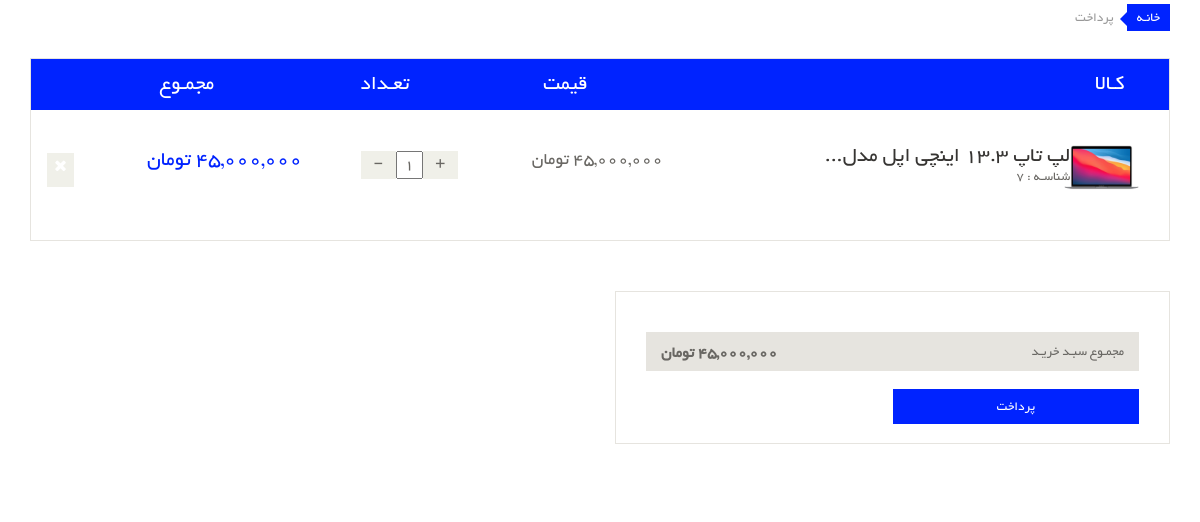
Page /user/user-basket (signed in) on the committed database.
### order_module/models.py (models this page shows, shortened)
class OrderDetail(models.Model):
    product = models.ForeignKey(Product, on_delete=models.CASCADE, verbose_name='محصول')
    order = models.ForeignKey(Order, on_delete=models.CASCADE, verbose_name='سبد خرید')
    final_price = models.IntegerField(null=True, blank=True, verbose_name='قیمت نهایی تک محصول')
    count = models.IntegerField(verbose_name='تعداد')
    class Meta:
        verbose_name = 'جزئیات سبد خرید'
        verbose_name_plural = 'لیست جزئیات سبد های خرید '

### product_module/models.py (models this page shows, shortened)
class Product(models.Model):
    title = models.CharField(max_length=300, verbose_name='نام محصول')
    category = models.ManyToManyField(ProductCategory, related_name='product_categories', verbose_name='دسته بندی ها')
    image = models.ImageField(upload_to='images/products', null=True, blank=True, verbose_name='تصویر محصول')
    brand = models.ForeignKey(ProductBrand, on_delete=models.CASCADE, verbose_name='برند', null=True, blank=True)
    price = models.IntegerField(verbose_name='قیمت')
    short_description = models.CharField(max_length=360, db_index=True, null=True, verbose_name='توضیحات کوتاه')
    description = models.TextField(verbose_name='توضیحات اصلی', db_index=True)
    slug = models.SlugField(default="", null=False, db_index=True, blank=True, max_length=200, unique=True,
                            verbose_name='عنوان در url')
    is_active = models.BooleanField(default=False, verbose_name='فعال / غیرفعال')
    is_delete = models.BooleanField(verbose_name='حذف شده / نشده')
    class Meta:
        verbose_name = 'محصول'
        verbose_name_plural = 'محصولات'

### user_panel_module/views.py (the view)
# urls.py: path('user-basket', views.user_basket, name='user_basket_page'),
@login_required
def user_basket(request: HttpRequest):
    current_order, created = Order.objects.prefetch_related('orderdetail_set').get_or_create(user_id=request.user.id,
                                                                                             is_paid=False)
    total_amount = 0
    for order_detail in current_order.orderdetail_set.all():
        total_amount += order_detail.product.price * order_detail.count
    context = {
        'order': current_order,
        'sum': total_amount
    }
    return render(request, 'user_panel_module/user_basket_page.html', context)

### polls/templatetags/poll_extras.py (called while the page is built)
@register.filter(name='three_digits_currency')
def three_digits_currency(value: int):
    try:
        value = int(value)
        return '{:,}'.format(value) + ' ' + 'تومان'
    except (TypeError, ValueError):
        return 'Invalid value'

@register.simple_tag
def multiply(quantity, price, *args, **kwargs):
    return three_digits_currency(quantity * price)

### user_panel_module/templates/user_panel_module/user_basket_page.html (shortened to what this page needs)
{% extends 'shared/_layout.html' %}
{% load poll_extras %}
{% block content %}
    <div id="order-detail-content">
        {% include 'user_panel_module/user_basket_content.html' %}
    </div>
{% endblock %}

### user_panel_module/templates/user_panel_module/user_basket_content.html (shortened to what this page needs)
{% load poll_extras %}
{% if order.orderdetail_set.all %}
    <section id="cart_items">
        <div class="container">
            <div class="breadcrumbs">
                <ol class="breadcrumb">
                    <li><a href="#">خانـه</a></li>
                    <li class="active">پرداخت</li>
                </ol>
            </div>
            <div class="table-responsive cart_info">
                <table class="table table-condensed">
                    <thead>
                    <tr class="cart_menu">
                        <td class="image">کـالا</td>
                        <td class="description"></td>
                        <td class="price">قیمت</td>
                        <td class="quantity">تعـداد</td>
                        <td class="total">مجمـوع</td>
                        <td></td>
                    </tr>
                    </thead>
                    <tbody>
                    {% for detail in order.orderdetail_set.all %}
                        <tr>
                            <td class="cart_product">
                                <a href=""><img src="{{ detail.product.image.url }}" width="75" alt=""></a>
                            </td>
                            <td class="cart_description">
                                <h4><a href="" class="one-line-text">{{ detail.product.title }}</a></h4>
                                <p>شناسـه : {{ detail.product.id }}</p>
                            </td>
                            <td class="cart_price">
                                <p>{{ detail.product.price|three_digits_currency }}</p>
                            </td>
                            <td class="cart_quantity">
                                <div class="cart_quantity_button">
                                    <a class="cart_quantity_up cursor-pointer"
                                       onclick="changeOrderDetailCount({{ detail.id }},'increase')"> + </a>
                                    <input class="cart_quantity_input" type="text" name="quantity"
                                           value="{{ detail.count }}"
                                           autocomplete="off" size="2">
                                    <a class="cart_quantity_down cursor-pointer"
                                       onclick="changeOrderDetailCount({{ detail.id }},'decrease')"> - </a>
                                </div>
                            </td>
                            <td class="cart_total">
                                <p class="cart_total_price"> {% multiply detail.count detail.product.price %} </p>
                            </td>
                            <td class="cart_delete">
                                <a class="cart_quantity_delete" onclick="removeOrderDetail({{ detail.id }})"><i
                                        class="fa fa-times"></i></a>
                            </td>
                        </tr>
                    {% endfor %}
                    </tbody>
                </table>
            </div>
        </div>
    </section>
    <section id="do_action">
        <div class="container">
            <div class="row">
                <div class="col-sm-6">
                    <div class="total_area">
                        <ul>
                            <li>مجمـوع سبـد خریـد <span>{{ sum|three_digits_currency }}</span></li>
                        </ul>
                        <a class="btn btn-default check_out" href="checkout.html">پرداخت</a>
                    </div>
                </div>
            </div>
        </div>
    </section>
{% endif %}

### static/css/main.css (style rules this page uses)
body { font-family: 'BYekan'; font-size: 10pt; position: relative; font-weight: normal; direction: rtl; }
ul li { list-style: none; }
a { -webkit-transition: 300ms; -moz-transition: 300ms; -o-transition: 300ms; transition: 300ms; }
h1, h2, h3, h4, h5, h6 { font-family: 'BYekan', sans-serif; }
#do_action { margin-bottom: 50px; }
.breadcrumbs { position: relative; }
.breadcrumbs .breadcrumb { background: transparent; margin-bottom: 50px; padding-right: 0; }
.breadcrumbs .breadcrumb li a { background: #0023ff; color: #FFFFFF; padding: 3px 10px; }
.breadcrumbs .breadcrumb li a:after { content: ""; height: auto; width: auto; border-width: 8px; border-style: solid; border-color: transparent #0023ff transparent transparent; position: absolute; top: 11px; right: 42px; }
.breadcrumbs .breadcrumb > li + li:before { content: " "; }
#cart_items .cart_info { border: 1px solid #E6E4DF; margin-bottom: 50px }
#cart_items .cart_info .cart_menu { background: #0023ff; color: #fff; font-size: 16pt; font-family: 'BYekan', sans-serif; font-weight: normal; text-align: center; }
#cart_items .cart_info .table.table-condensed thead tr { height: 51px; }
#cart_items .cart_info .table.table-condensed tr { border-bottom: 1px solid #F7F7F0 }
#cart_items .cart_info .table.table-condensed tr:last-child { border-bottom: 0 }
.cart_info table tr td { border-top: 0 none; vertical-align: inherit; }
#cart_items .cart_info .image { padding-right: 30px; }
#cart_items .cart_info .cart_description h4 { margin-bottom: 0 }
#cart_items .cart_info .cart_description h4 a { color: #363432; font-family: 'BYekan', sans-serif; font-size: 16pt; font-weight: normal; }
#cart_items .cart_info .cart_description p { color: #696763 }
#cart_items .cart_info .cart_price p { color: #696763; font-size: 18px }
#cart_items .cart_info .cart_total_price { color: #0023ff; font-size: 16pt; }
.cart_product { display: block; margin: 15px 25px 10px -50px; }
.cart_quantity_button a { background: #F0F0E9; color: #696763; display: inline-block; font-size: 16px; height: 28px; overflow: hidden; text-align: center; width: 35px; float: right; }
.cart_quantity_input { color: #696763; float: right; font-size: 16px; text-align: center; font-family: 'BYekan', sans-serif; }
.cart_delete { display: block; margin-right: -12px; overflow: hidden; }
.cart_delete a { background: #F0F0E9; color: #FFFFFF; padding: 5px 7px; font-size: 16px }
#do_action .col-sm-6 { float: right !important; }
#do_action .total_area { padding-bottom: 14px !important; }
#do_action .total_area span { font-weight: bold; font-size: 12pt; }
#do_action .total_area, #do_action .chose_area { border: 1px solid #E6E4DF; color: #696763; padding: 30px; margin-bottom: 50px; }
.total_area span { float: left; }
.total_area ul { padding-right: 0px; }
.total_area ul li { background: #E6E4DF; color: #696763; margin-top: 10px; padding: 10px 15px; }
.update, .check_out { background: #0023ff; border-radius: 0; color: #FFFFFF; margin-top: 8px; border: none; padding: 8px 15px; font-size: 10pt; }
.total_area .btn { width: 50% }
.one-line-text { text-align: right; text-overflow: ellipsis; overflow: hidden; width: 270px; display: -webkit-box; -webkit-line-clamp: 1; -webkit-box-orient: vertical; }

### static/css/custom.css (style rules this page uses)
.cursor-pointer { cursor: pointer; }

### rows in the picture
OrderDetail: product.image (picture), product "لپ تاپ 13.3 اینچی اپل…", product.id "7", product.price|three_digits_currency "45,000,000 تومان", quantity "1", count+product "45,000,000 تومان"

### other values in the picture
{{ sum|three_digits_currency }} "45,000,000 تومان"
